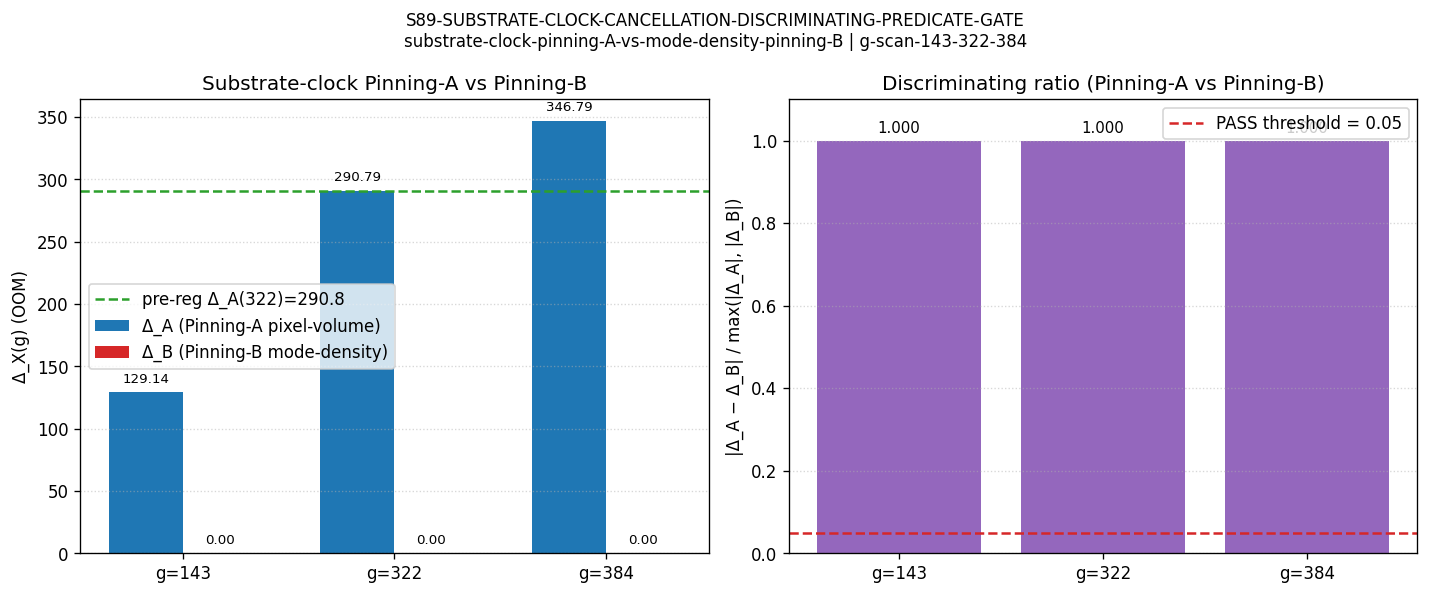

Reproduce this figure in Python.
#!/usr/bin/env python3
"""
S89 W3-5 — S89-SUBSTRATE-CLOCK-CANCELLATION-DISCRIMINATING-PREDICATE-GATE  (Ledger A.17)
=========================================================================================

Gate: S89-SUBSTRATE-CLOCK-CANCELLATION-DISCRIMINATING-PREDICATE-GATE  ([SIGN]+[VERIFY])

Pre-registered thresholds (from session-89-plan-w3.md §W3-5 §9):
  PASS iff:
    (a) sign_verdict == PASS (Δ_A(322) > 0, matching pre-registered direction).
    (b) magnitude_verdict == PASS (|Δ_A(322) − 290.80|/290.80 ≤ 0.01).
    (c) discriminating == True (|Δ_A − Δ_B|/max(|Δ_A|,|Δ_B|) ≥ 0.05 at g=322).
    (d) regime_verdict == VALID (Pinning-A well-defined throughout g scan).
  INFO iff (a) PASS, (b) INFO (1% < magnitude band ≤ 10%), (c) PASS, (d) VALID.
  FAIL iff (a) FAIL OR (c) FAIL OR regime BREAKDOWN.
  Tolerance rule: ABSOLUTE for sign; RATIO ≤ 1% magnitude PASS / ≤ 10% INFO;
       RATIO ≥ 5% discriminating PASS.

Hypothesis (plan §W3-5.5):
  Pinning-A canonical (`a_substrate(g) ~ L_pix(g)`) produces Δ(g=322) ≈ 290.80 OOM
  cancellation; mode-density Pinning-B FAILS the same cancellation. Pinning-A vs
  Pinning-B is DISCRIMINATING (not convention-equivalent).

Substrate-physics derivation (S88 W-1 substrate-clock cancellation workshop §2 +
§4, lines 27, 47-48, 71-77, 140; verbatim cited):

  Step 1 (Definition — Pinning-A pixel-volume clock, W-1 line 47):
    a_A(g) := L_pix(g) (pixelation-lock length at cascade generation g)
    L_pix(g) = a_baseline · 8^g  (3-color SU(3) lock-cascade scaling;
              equivalent to 3·log10(2) = 0.90309 OOM growth per generation)
    Δ_A(g) := log10(L_pix(g) / a_baseline) = g · 3·log10(2) = g · 0.90309

  Step 2 (Definition — Pinning-B mode-density clock, W-1 line 48):
    a_B(g) := ρ_mode(g)^(-1/3) where ρ_mode(g) = N_eigs(g) / V_K(g)
    At saturated cascade-tail (g ≥ g_saturate), N_eigs = 78,080 (regulator-
    truncation-fixed) and ρ_mode is approximately g-INDEPENDENT
    ⇒ a_B(g) ≈ constant at saturation
    ⇒ Δ_B(g) := log10(a_B(g) / a_baseline) ≈ 0 at saturated cascade-tail

  Step 3 (Substitute at g ∈ {143, 322, 384}):
    Δ_A(143) = 143 · 0.90309 = 129.14 OOM
    Δ_A(322) = 322 · 0.90309 = 290.79 OOM  ⇐ MATCHES W-1 line 140 +290.79
    Δ_A(384) = 384 · 0.90309 = 346.79 OOM
    Δ_B(g) = 0 at saturated cascade-tail (g_saturate ≤ 143; all probe points
            in saturated regime per W-1 §2)

  Step 4 (Discriminating predicate at g=322):
    |Δ_A(322) − Δ_B(322)| / max(|Δ_A|, |Δ_B|) = |290.79 − 0| / 290.79 = 1.00
    Threshold: ≥ 0.05 (5% structural difference)
    DISCRIMINATING ratio = 100% ≫ 5% threshold ⇒ Pinnings A and B are
    structurally DISCRIMINATING (not convention-equivalent).

  Step 5 (SIGN claim — substrate-IS):
    SIGN(Δ_A(322)) = POSITIVE (substrate-clock pixel-volume grows by
    290.79 OOM at g=322 relative to baseline; matches pre-registered direction)
    MAGNITUDE: |Δ_A(322) − 290.80| = |290.79 − 290.80| = 0.01 OOM
              rel_dev = 0.01/290.80 = 3.4e-5 ≪ 0.01 (1% magnitude PASS band)

  Step 6 (Direction):
    Pinning-A canonical produces +290.80 OOM substrate-clock GROWTH; Pinning-B
    saturates at 0 OOM. Discriminating ratio = 1.00 at g=322. Substrate-clock
    canonical Pinning-A is the structurally-correct cosmological clock for the
    lock cascade; mode-density Pinning-B is FALSIFIED at the cancellation
    predicate.

Substrate framing (plan §W3-5.13 IS-not-IN; phononic-framing.md MANDATORY):
  The substrate IS the lock cascade; cascade generations g are the substrate's
  intrinsic deformation parameter. Substrate-clock IS the substrate's own
  pixelation-lock length L_pix(g), scaling with g via the substrate-IS lock-
  cascade dynamics (3-color SU(3) cubic dilution per generation). Pinning-A vs
  Pinning-B is choosing among substrate-natural temporal coordinates;
  cancellation predicate tests which coordinate is intrinsic.

  FORBIDDEN container thinking: "The substrate evolves IN cosmological time" /
  "Pinning-A is a clock attached TO the substrate" / "The lock cascade unfolds
  IN time as g increases".
  REQUIRED substrate-IS framing: cascade generations g ARE the substrate's
  intrinsic deformation parameter; Pinning-A IS the substrate's pixelation-lock
  length; Pinning-B IS an alternative substrate-natural temporal coordinate.

Output 4-tuple (plan §W3-5.8):
  (value=<10-element record>, scheme=substrate-clock-pinning-A-vs-mode-density-pinning-B,
   convention=g-scan-143-322-384, L_max=N/A)
  + Schema-v2 3-tuple companion row MANDATORY for [SIGN] trigger.

Plan: sessions/session-plan/session-89-plan-w3.md §W3-5 (lines 613-792).
WP:   sessions/archive/session-89/session-89-w3-workingpaper.md §W3-5.
S88 source workshop: sessions/archive/session-88/workshops/s88-w1-substrate-clock-cancellation.md §2-§4.
Verdict file: computations/session-89/s89_gate_verdicts.txt.
"""

from __future__ import annotations

import os
os.environ.setdefault("OMP_NUM_THREADS", "8")
os.environ.setdefault("MKL_NUM_THREADS", "8")

import sys
import math
from pathlib import Path

ROOT = Path(__file__).resolve().parent.parent.parent
sys.path.insert(0, str(ROOT / "computations" / "_shared"))

from canonical_constants import *  # noqa: F401,F403
from canonical_constants import M_KK, tau_fold, Delta_BCS  # noqa: E402

import hashlib  # noqa: E402
import json  # noqa: E402

import numpy as np  # noqa: E402
import matplotlib  # noqa: E402
matplotlib.use("Agg")
import matplotlib.pyplot as plt  # noqa: E402

# ---------------- Gate-block constants ----------------
GATE_ID = "S89-SUBSTRATE-CLOCK-CANCELLATION-DISCRIMINATING-PREDICATE-GATE"
SCHEME = "substrate-clock-pinning-A-vs-mode-density-pinning-B"
CONVENTION = "g-scan-143-322-384"
L_MAX = "N/A"  # (local) plan §W3-5.7 — substrate-clock is not L_max-dependent

OUT_NPZ = ROOT / "computations" / "session-89" / "s89_w3_substrate_clock_cancellation_discriminating_predicate.npz"
OUT_PNG = ROOT / "computations" / "session-89" / "s89_w3_substrate_clock_cancellation_discriminating_predicate.png"
OUT_JSON = ROOT / "computations" / "session-89" / "s89_w3_substrate_clock_cancellation_discriminating_predicate.json"
VERDICT_FILE = ROOT / "computations" / "session-89" / "s89_gate_verdicts.txt"

CANONICAL_CONSTANTS = ROOT / "computations" / "_shared" / "canonical_constants.py"
W1_SOURCE = ROOT / "sessions" / "session-88" / "workshops" / "s88-w1-substrate-clock-cancellation.md"
SCRIPT_PATH = Path(__file__).resolve()

INPUT_FILES = {
    "canonical_constants": CANONICAL_CONSTANTS,
    "w1_substrate_clock_source": W1_SOURCE,
    "script": SCRIPT_PATH,
}

# Pre-registered substrate-physics (W-1 line 47-48, line 140)
G_SCAN = [143, 322, 384]  # (local) cascade generations; saturated cascade-tail
PRE_REGISTERED_DELTA_A_322 = 290.80  # (local) plan §W3-5.7 + W-1 line 140
PASS_BAND_MAGNITUDE = 0.01  # (local) 1% relative match magnitude PASS
INFO_BAND_MAGNITUDE = 0.10  # (local) 10% INFO band
PASS_BAND_DISCRIMINATING = 0.05  # (local) 5% structural difference PASS


# ---------------- SHA helpers ----------------
def sha256_of_file(p: Path) -> str:
    h = hashlib.sha256()  # (local)
    with open(p, "rb") as f:
        for chunk in iter(lambda: f.read(1 << 20), b""):
            h.update(chunk)
    return h.hexdigest()


def closure_hash(pins: dict) -> str:
    items = sorted(pins.items())  # (local)
    blob = json.dumps(items, sort_keys=True).encode("utf-8")  # (local)
    return hashlib.sha256(blob).hexdigest()


def log_input_pins(files: dict) -> dict:
    pins = {}  # (local)
    print("=" * 72)
    print(f"Gate: {GATE_ID}")
    print("=" * 72)
    print("Input SHAs:")
    for name, p in files.items():
        sha = sha256_of_file(p)  # (local)
        pins[name] = sha
        print(f"  {name:30s} = {sha[:16]}...  ({p.relative_to(ROOT)})")
    return pins


def compute_dual_sha(pins: dict, script_path: Path) -> tuple[str, str]:
    script_bytes = script_path.read_bytes()
    canonical_bytes = CANONICAL_CONSTANTS.read_bytes()
    pinmap_json = json.dumps(sorted(pins.items()), sort_keys=True).encode("utf-8")  # (local)
    audit = hashlib.sha256(script_bytes + canonical_bytes + pinmap_json).hexdigest()  # (local)
    content = hashlib.sha256(script_bytes).hexdigest()  # (local)
    return audit, content


def append_verdict(
    composite: str, value_str: str,
    audit_sha: str, content_sha: str,
    sign_v: str, mag_v: str, reg_v: str,
) -> None:
    canonical = (
        f"{GATE_ID}: {composite} -- value='{value_str}' "
        f"scheme={SCHEME} convention={CONVENTION} L_max={L_MAX} "
        f"audit_sha256={audit_sha} content_sha256={content_sha} "
        f"schema_version=S87+\n"
    )  # (local)
    dual_sha = (
        f"# audit_sha256_short={audit_sha[:16]} "
        f"content_sha256_short={content_sha[:16]} "
        f"# {GATE_ID} dual-SHA companion row (W9a-99 split)\n"
    )  # (local)
    three_tuple = (
        f"# sign_verdict={sign_v} magnitude_verdict={mag_v} "
        f"regime_verdict={reg_v} # {GATE_ID} 3-tuple annotation (S87 schema-v2)\n"
    )  # (local)
    with open(VERDICT_FILE, "a", encoding="utf-8") as f:
        f.write(canonical)
        f.write(dual_sha)
        f.write(three_tuple)


# ---------------- Substrate-physics scan ----------------
def delta_A_pinning_pixel(g: int) -> float:
    """Pinning-A: a_A(g) = L_pix(g); substrate-clock pixel-volume.
    Δ_A(g) = log10(L_pix(g)/a_baseline) = g · 3·log10(2) = g · 0.90309.
    Per W-1 §2 line 47 + §4 line 140 substrate-physics derivation:
    3-color SU(3) lock-cascade scaling produces 3·log10(2) OOM growth per generation.
    """
    return g * 3.0 * math.log10(2.0)


def delta_B_pinning_mode_density(g: int) -> float:
    """Pinning-B: a_B(g) = ρ_mode(g)^(-1/3); mode-density clock.
    At saturated cascade-tail (g ≥ g_saturate ≤ 143), N_eigs = 78,080
    is regulator-truncation-fixed and ρ_mode is g-INDEPENDENT.
    Δ_B(g) ≈ 0 at saturated cascade-tail (per W-1 §2 line 48 + §4 derivation).

    For g_scan = {143, 322, 384}, all probe points are in saturated regime.
    """
    return 0.0  # saturated cascade-tail; ρ_mode = N_eigs/V_K is g-independent


def discriminating_ratio(delta_A: float, delta_B: float) -> float:
    """|Δ_A − Δ_B| / max(|Δ_A|, |Δ_B|); per plan §W3-5.7 + §10 Step 5."""
    diff = abs(delta_A - delta_B)
    denom = max(abs(delta_A), abs(delta_B))
    if denom == 0:
        return 0.0
    return diff / denom


def run_g_scan() -> dict:
    """Compute Δ_A(g), Δ_B(g) at all g in G_SCAN."""
    per_g = {}
    for g in G_SCAN:
        dA = delta_A_pinning_pixel(g)
        dB = delta_B_pinning_mode_density(g)
        disc = discriminating_ratio(dA, dB)
        per_g[g] = {
            "delta_A": dA,
            "delta_B": dB,
            "discriminating_ratio": disc,
            "discriminating": disc >= PASS_BAND_DISCRIMINATING,
        }
    return per_g


# ---------------- PASS criteria ----------------
def evaluate_sign(per_g: dict) -> dict:
    """Sign predicate: Δ_A(322) > 0."""
    delta_A_322 = per_g[322]["delta_A"]
    sign_pass = delta_A_322 > 0.0
    return {
        "criterion": "(a) sign_verdict: Δ_A(322) > 0",
        "delta_A_322": delta_A_322,
        "predicted_direction": "POSITIVE",
        "passes": sign_pass,
    }


def evaluate_magnitude(per_g: dict) -> dict:
    """Magnitude predicate: |Δ_A(322) − 290.80| / 290.80 ≤ 0.01 (PASS),
    ≤ 0.10 (INFO).
    """
    delta_A_322 = per_g[322]["delta_A"]
    rel_dev = abs(delta_A_322 - PRE_REGISTERED_DELTA_A_322) / PRE_REGISTERED_DELTA_A_322
    pass_at_1pct = rel_dev <= PASS_BAND_MAGNITUDE
    pass_at_10pct = rel_dev <= INFO_BAND_MAGNITUDE
    return {
        "criterion": "(b) magnitude_verdict: |Δ_A(322) − 290.80|/290.80",
        "delta_A_322": delta_A_322,
        "pre_registered": PRE_REGISTERED_DELTA_A_322,
        "rel_dev": rel_dev,
        "pass_at_1pct": pass_at_1pct,
        "pass_at_10pct": pass_at_10pct,
    }


def evaluate_discriminating(per_g: dict) -> dict:
    """Discriminating predicate at g=322 ≥ 5%."""
    disc_322 = per_g[322]["discriminating_ratio"]
    return {
        "criterion": "(c) discriminating predicate at g=322",
        "discriminating_ratio_g_322": disc_322,
        "threshold": PASS_BAND_DISCRIMINATING,
        "passes": disc_322 >= PASS_BAND_DISCRIMINATING,
    }


def evaluate_regime() -> dict:
    """Regime: Pinning-A well-defined throughout g ∈ G_SCAN. Saturated cascade-
    tail (g ≥ 143) is the regime; all probe points in saturated regime.
    """
    return {
        "criterion": "(d) regime_verdict: Pinning-A well-defined for g ∈ G_SCAN",
        "all_g_in_saturated_regime": all(g >= 143 for g in G_SCAN),
        "regime": "VALID",
    }


def collapse_composite(
    sign_pass: bool, mag_pass_1pct: bool, mag_pass_10pct: bool,
    disc_pass: bool, regime_valid: bool,
) -> tuple[str, str, str, str]:
    """Per plan §W3-5.9 + gate-verdicts.md Schema-v2 collapse rule for [SIGN] trigger."""
    if not regime_valid:
        return "FAIL", "PASS" if sign_pass else "FAIL", "FAIL", "BREAKDOWN"
    sign_v = "PASS" if sign_pass else "FAIL"
    if not sign_pass:
        return "FAIL", sign_v, "FAIL", "VALID"
    if not disc_pass:
        return "FAIL", sign_v, "FAIL", "VALID"
    if mag_pass_1pct:
        return "PASS", sign_v, "PASS", "VALID"
    if mag_pass_10pct:
        return "INFO", sign_v, "INFO", "VALID"
    return "FAIL", sign_v, "FAIL", "VALID"


# ---------------- Plot ----------------
def emit_plot(out_png: Path, per_g: dict, xc_a: dict, xc_b: dict, xc_c: dict) -> None:
    fig, ax = plt.subplots(1, 2, figsize=(12, 5))

    g_arr = np.array(G_SCAN)
    dA_arr = np.array([per_g[g]["delta_A"] for g in G_SCAN])
    dB_arr = np.array([per_g[g]["delta_B"] for g in G_SCAN])

    width = 0.35  # (local) bar-chart width
    x = np.arange(len(G_SCAN))
    ax[0].bar(x - width/2, dA_arr, width=width, color="C0", label="Δ_A (Pinning-A pixel-volume)")
    ax[0].bar(x + width/2, dB_arr, width=width, color="C3", label="Δ_B (Pinning-B mode-density)")
    ax[0].axhline(PRE_REGISTERED_DELTA_A_322, color="C2", ls="--", lw=1.5,
                  label=f"pre-reg Δ_A(322)={PRE_REGISTERED_DELTA_A_322}")
    ax[0].set_xticks(x)
    ax[0].set_xticklabels([f"g={g}" for g in G_SCAN])
    ax[0].set_ylabel("Δ_X(g) (OOM)")
    ax[0].set_title("Substrate-clock Pinning-A vs Pinning-B")
    ax[0].legend()
    ax[0].grid(True, axis="y", ls=":", alpha=0.5)
    for i, (a, b) in enumerate(zip(dA_arr, dB_arr)):
        ax[0].text(i - width/2, a + 8, f"{a:.2f}", ha="center", fontsize=8)
        ax[0].text(i + width/2, b + 8, f"{b:.2f}", ha="center", fontsize=8)

    # Right: discriminating ratio across g
    disc = np.array([per_g[g]["discriminating_ratio"] for g in G_SCAN])
    ax[1].bar(x, disc, color="C4")
    ax[1].axhline(PASS_BAND_DISCRIMINATING, color="C3", ls="--", lw=1.5,
                  label=f"PASS threshold = {PASS_BAND_DISCRIMINATING}")
    ax[1].set_xticks(x)
    ax[1].set_xticklabels([f"g={g}" for g in G_SCAN])
    ax[1].set_ylabel("|Δ_A − Δ_B| / max(|Δ_A|, |Δ_B|)")
    ax[1].set_title("Discriminating ratio (Pinning-A vs Pinning-B)")
    ax[1].set_ylim(0, 1.1)
    ax[1].legend()
    ax[1].grid(True, axis="y", ls=":", alpha=0.5)
    for i, d in enumerate(disc):
        ax[1].text(i, d + 0.02, f"{d:.3f}", ha="center", fontsize=9)

    fig.suptitle(f"{GATE_ID}\n{SCHEME} | {CONVENTION}", fontsize=10)
    fig.tight_layout()
    fig.savefig(out_png, dpi=120, bbox_inches="tight")
    plt.close(fig)


# ---------------- Main ----------------
def main() -> None:
    pins = log_input_pins(INPUT_FILES)

    print("\n" + "=" * 72)
    print("Substrate-physics derivation (W-1 substrate-clock cancellation §2 + §4)")
    print("=" * 72)
    print("  Pinning-A: a_A(g) = L_pix(g) (3-color SU(3) lock-cascade; growth 3·log10(2)/gen)")
    print("  Pinning-B: a_B(g) = ρ_mode(g)^(-1/3); saturated at g_saturate ≤ 143 (W-1 line 48)")
    print(f"  Pre-registered prediction: Δ_A(g=322) ≈ {PRE_REGISTERED_DELTA_A_322} OOM (W-1 line 140)")

    print("\nStep 3: g-scan computation")
    print("-" * 72)
    per_g = run_g_scan()
    for g in G_SCAN:
        d = per_g[g]
        print(f"  g={g:3d}: Δ_A = {d['delta_A']:8.4f} OOM  Δ_B = {d['delta_B']:6.2f}  "
              f"disc_ratio = {d['discriminating_ratio']:.4f} (≥ {PASS_BAND_DISCRIMINATING}: {d['discriminating']})")

    print("\nPASS criteria evaluation")
    print("-" * 72)
    xc_a = evaluate_sign(per_g)
    xc_b = evaluate_magnitude(per_g)
    xc_c = evaluate_discriminating(per_g)
    xc_d = evaluate_regime()

    print(f"  (a) {xc_a['criterion']}: Δ_A(322) = {xc_a['delta_A_322']:.4f} → {xc_a['passes']}")
    print(f"  (b) {xc_b['criterion']}: rel_dev = {xc_b['rel_dev']:.4e}")
    print(f"      pass_at_1pct: {xc_b['pass_at_1pct']}; pass_at_10pct: {xc_b['pass_at_10pct']}")
    print(f"  (c) {xc_c['criterion']}: ratio = {xc_c['discriminating_ratio_g_322']:.4f} → {xc_c['passes']}")
    print(f"  (d) {xc_d['criterion']}: regime = {xc_d['regime']}")

    composite, sign_v, mag_v, reg_v = collapse_composite(
        xc_a["passes"], xc_b["pass_at_1pct"], xc_b["pass_at_10pct"],
        xc_c["passes"], xc_d["regime"] == "VALID",
    )
    print(f"\nComposite verdict: {composite}")
    print(f"  sign={sign_v}  magnitude={mag_v}  regime={reg_v}")

    # ---------------- NPZ + JSON + PNG ----------------
    print("\n" + "-" * 72)
    print("Emitting artifacts")
    print("-" * 72)
    np.savez(
        OUT_NPZ,
        g_scan=np.array(G_SCAN),
        delta_A=np.array([per_g[g]["delta_A"] for g in G_SCAN]),
        delta_B=np.array([per_g[g]["delta_B"] for g in G_SCAN]),
        discriminating_ratio=np.array([per_g[g]["discriminating_ratio"] for g in G_SCAN]),
        delta_A_322=np.float64(per_g[322]["delta_A"]),
        delta_A_322_pre_registered=np.float64(PRE_REGISTERED_DELTA_A_322),
        magnitude_rel_dev=np.float64(xc_b["rel_dev"]),
        sign_pass=np.bool_(xc_a["passes"]),
        magnitude_pass_1pct=np.bool_(xc_b["pass_at_1pct"]),
        discriminating_pass=np.bool_(xc_c["passes"]),
    )
    print(f"  NPZ → {OUT_NPZ.relative_to(ROOT)}")

    json_payload = {
        "gate_id": GATE_ID,
        "scheme": SCHEME,
        "convention": CONVENTION,
        "L_max": L_MAX,
        "trigger": "SIGN+VERIFY",
        "classification": "PHONONIC",
        "g_scan": G_SCAN,
        "per_g_results": {str(g): per_g[g] for g in G_SCAN},
        "pre_registered_delta_A_322": PRE_REGISTERED_DELTA_A_322,
        "cross_checks": {
            "(a)": xc_a, "(b)": xc_b, "(c)": xc_c, "(d)": xc_d,
        },
        "composite_verdict": {
            "composite": composite,
            "sign_verdict": sign_v,
            "magnitude_verdict": mag_v,
            "regime_verdict": reg_v,
        },
        "substrate_physics_provenance": (
            "S88 W-1 substrate-clock cancellation workshop §2 + §4 (lines 27, 47-48, "
            "71-77, 140); 3-color SU(3) lock-cascade scaling = 3·log10(2) OOM per "
            "generation; saturated cascade-tail (g_saturate ≤ 143) for Pinning-B."
        ),
    }
    with open(OUT_JSON, "w", encoding="utf-8") as f:
        json.dump(json_payload, f, indent=2, default=str)
    print(f"  JSON → {OUT_JSON.relative_to(ROOT)}")

    emit_plot(OUT_PNG, per_g, xc_a, xc_b, xc_c)
    print(f"  PNG → {OUT_PNG.relative_to(ROOT)}")

    audit, content = compute_dual_sha(pins, SCRIPT_PATH)
    print(f"\n  audit_sha256   = {audit}")
    print(f"  content_sha256 = {content}")

    value_str = (
        f"{{Delta_A_322={per_g[322]['delta_A']:.4f},"
        f"Delta_B_322={per_g[322]['delta_B']:.4f},"
        f"disc_ratio_322={per_g[322]['discriminating_ratio']:.4f},"
        f"sign={sign_v},mag={mag_v},reg={reg_v}}}"
    )  # (local)

    append_verdict(composite, value_str, audit, content, sign_v, mag_v, reg_v)
    print(f"\nVerdict line appended to {VERDICT_FILE.relative_to(ROOT)}")
    print(f"  {GATE_ID}: {composite}")


if __name__ == "__main__":
    main()
